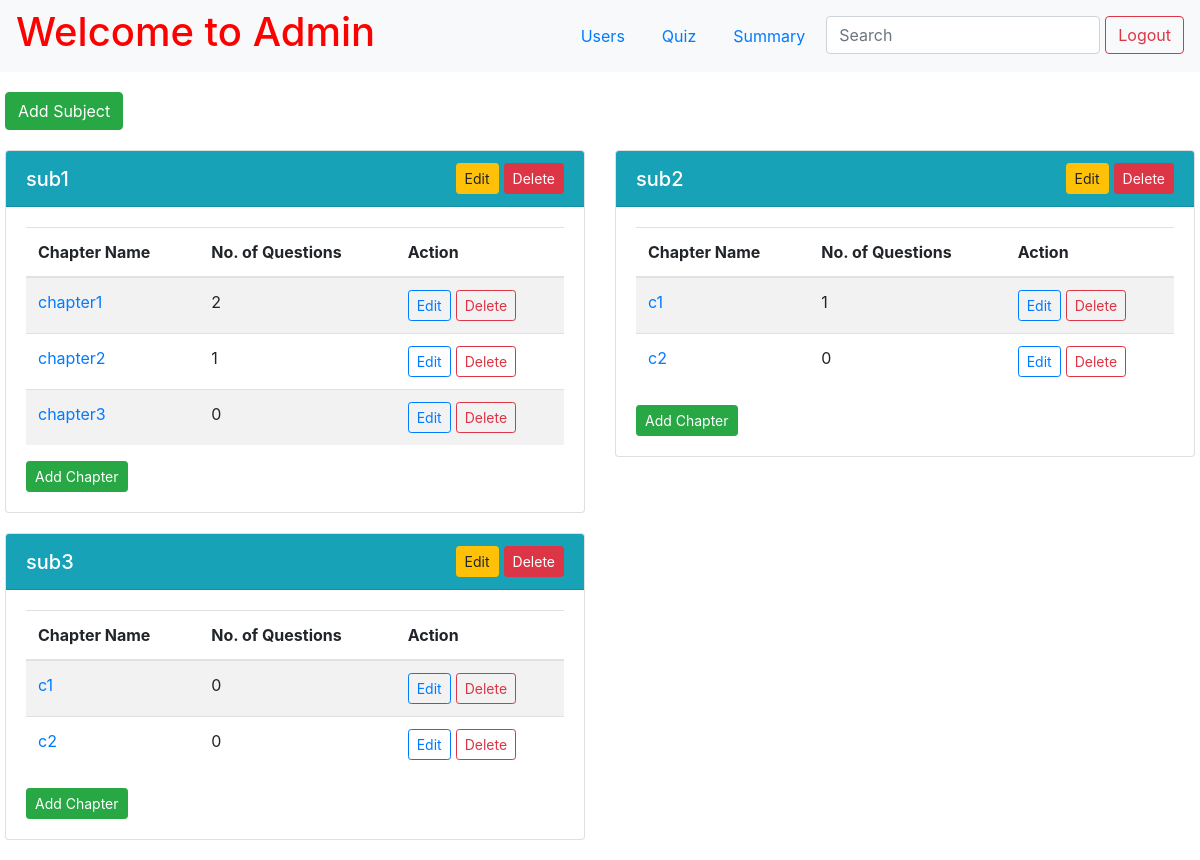
/admin/dashboard (signed in), run on an earlier commit of the app's database.
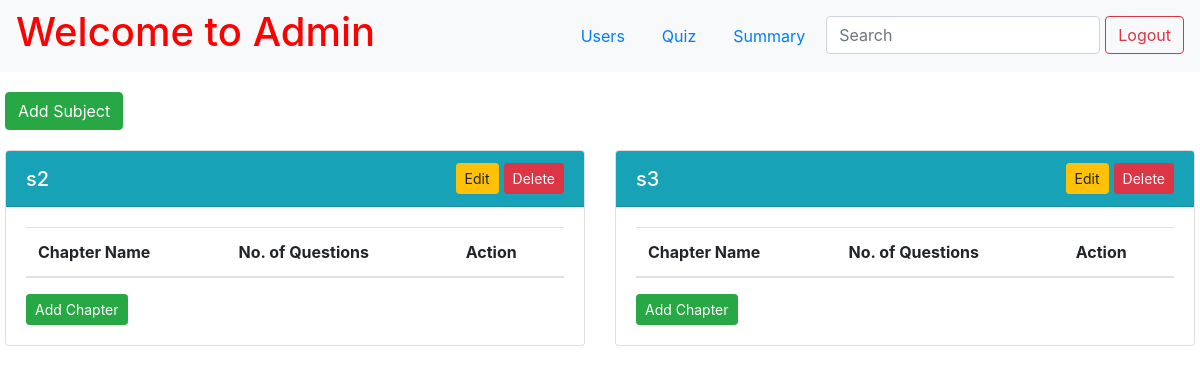
And on a later commit of the database.
### app.py (models this page shows)
class Subject(db.Model):
    __tablename__ = 'subject'
    id = db.Column(db.Integer, primary_key=True, autoincrement=True)
    name = db.Column(db.String(255), nullable=False)
    description = db.Column(db.String(255))
    chapters = db.relationship('Chapter', backref='subject', lazy=True)
    quizzes = db.relationship('Quiz', backref='subject', lazy=True)

class Chapter(db.Model):
    __tablename__ = 'chapter'
    id = db.Column(db.Integer, primary_key=True, autoincrement=True)
    subject_id = db.Column(db.Integer, db.ForeignKey('subject.id'), nullable=False)
    name = db.Column(db.String(255), nullable=False)
    description = db.Column(db.String(255))
    questions = db.relationship('Question', backref='chapter', lazy=True)

### app.py (the view)
@app.route("/admin/dashboard")
def admin():
    if 'username' in session:
        admin = Admin.query.filter_by(username=session["username"]).first()
        if not admin:
            flash("Invalid Credentials!", "error")
            return redirect(url_for("index"))
    else:
        return redirect(url_for("index"))
    subjects = Subject.query.all()
    subject_data = []
    for subject in subjects:
        chapters = [
            {
                "id": chapter.id,
                "name": chapter.name,
                "description": chapter.description,
                "number_of_questions": Question.query.filter_by(chapter_id=chapter.id).count(),
                "questions": Question.query.filter_by(chapter_id=chapter.id).all()
            }
            for chapter in Chapter.query.filter_by(subject_id=subject.id).all()
        ]
        subject_data.append({
            "id": subject.id,
            "name": subject.name,
            "description": subject.description,
            "chapters": chapters
        })
    return render_template("admin.html", subjects=subject_data)

### app.py (called while the page is built)
@app.after_request
def add_header(response):
    response.headers['Cache-Control'] = 'no-store, no-cache, must-revalidate, post-check=0, pre-check=0, max-age=0'
    response.headers['Pragma'] = 'no-cache'
    response.headers['Expires'] = '-1'
    return response

### templates/admin.html (shortened to what this page needs)
{% extends 'base.html' %}
{% block content %}
<div class="page-wrapper">
    <nav class="navbar navbar-expand-lg navbar-light bg-light">
        <a href="/admin/dashboard" style="text-decoration: none; color: red;">
            <h1>Welcome to Admin</h1>
        </a>
        <ul class="nav ml-auto">
            <li class="nav-item">
                <a class="nav-link" href="/admin/users">Users</a>
            </li>
            <li class="nav-item">
                <a class="nav-link" href="/admin/quiz">Quiz</a>
            </li>
            <li class="nav-item">
                <a class="nav-link" href="/admin/summary">Summary</a>
            </li>
            <li class="nav-item">
                <input class="form-control" type="search" placeholder="Search" aria-label="Search" name="q"
                    hx-get="{{url_for('admin_search', type='subject')}}" hx-trigger="keyup changed delay:500ms" hx-target="#search-results">
            </li>
            <li>
                <form action="/logout" class="d-inline">
                    <button type="submit" class="btn btn-outline-danger">Logout</button>
                </form>
            </li>
        </ul>
    </nav>
    <div class="container-custom">
        <div class="add_subject_button">
            <button type="button" id="add-subject" class="btn btn-success" data-toggle="modal"
                data-target="#addSubject">
                Add Subject
            </button>
        </div>
        <div id="search-results">
            {% if not search %}
            {% include 'subject.html' %}
            {% endif %}
        </div>
    </div>
</div>
{% endblock %}

### templates/subject.html (shortened to what this page needs)
<div class="subjects-container row">
    {% for subject in subjects %}
    <div class="col-md-6 subject-card">
        <div class="card">
            <div class="card-header bg-info text-white d-flex align-items-center justify-content-between">
                <h5 class="card-title m-0">{{ subject.name }}</h5>
                <div class="d-flex align-items-center">
                    <button type="button" class="btn btn-warning btn-sm edit_button" data-toggle="modal"
                        data-target="#editSubject{{ subject.id }}">
                        Edit
                    </button>
                    <form action="/subject/delete/{{ subject.id }}" method="post"
                        onsubmit="return confirm('Are you sure you want to delete this subject?');"
                        class="mb-0">
                        <button class="btn btn-danger btn-sm" type="submit">Delete</button>
                    </form>
                </div>
            </div>
            <div class="card-body d-flex flex-column">
                <table class="table table-striped mb-0">
                    <thead>
                        <tr>
                            <th>Chapter Name</th>
                            <th>No. of Questions</th>
                            <th>Action</th>
                        </tr>
                    </thead>
                    <tbody>
                        {% for chapter in subject.chapters %}
                        <tr>
                            <td>
                                <a href="#" data-toggle="modal"
                                    data-target="#chapter{{ subject.id }}{{ chapter.id }}">{{ chapter.name
                                    }}</a>
                            </td>
                            <td>{{ chapter.number_of_questions }}</td>
                            <td>
                                <div class="d-flex align-items-center">
                                    <button type="button"
                                        class="btn btn-outline-primary btn-sm me-2 edit_button"
                                        data-toggle="modal" data-target="#editChapter{{ subject.id }}{{ chapter.id }}">
                                        Edit
                                    </button>
                                    <form action="/chapter/delete/{{ chapter.id }}" method="post"
                                        onsubmit="return confirm('Are you sure you want to delete this chapter?');"
                                        class="mb-0">
                                        <button class="btn btn-outline-danger btn-sm"
                                            type="submit">Delete</button>
                                    </form>
                                </div>
                            </td>
                        </tr>
                        {% endfor %}
                    </tbody>
                </table>
                <div class="text-end mt-3">
                    <button type="button" class="btn btn-success btn-sm" data-toggle="modal"
                        data-target="#addChapter{{ subject.id }}">
                        Add Chapter
                    </button>
                </div>
            </div>
        </div>
    </div>
    {% endfor %}
</div>

What changed in the data, as far as the page shows it:
removed Subject: name "sub1"
removed Chapter: name "chapter1", number_of_questions "2", shown under "sub1"
removed Chapter: name "chapter2", number_of_questions "1", shown under "sub1"
removed Chapter: name "chapter3", number_of_questions "0", shown under "sub1"
removed Chapter: name "c1", number_of_questions "1", shown under Subject (number 1 of 2 on the later page)
removed Chapter: name "c2", number_of_questions "0", shown under Subject (number 1 of 2 on the later page)
removed Chapter: name "c1", number_of_questions "0", shown under Subject (number 2 of 2 on the later page)
removed Chapter: name "c2", number_of_questions "0", shown under Subject (number 2 of 2 on the later page)
changed Subject (number 1 of 2 on the later page): name "sub2" → "s2"
changed Subject (number 2 of 2 on the later page): name "sub3" → "s3"
